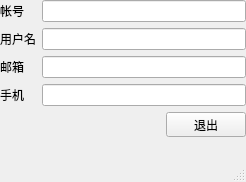
<?xml version="1.0" encoding="UTF-8"?>
<ui version="4.0">
 <class>user_display</class>
 <widget class="QMainWindow" name="user_display">
  <property name="geometry">
   <rect>
    <x>0</x>
    <y>0</y>
    <width>246</width>
    <height>182</height>
   </rect>
  </property>
  <property name="windowTitle">
   <string>MainWindow</string>
  </property>
  <widget class="QWidget" name="centralwidget">
   <widget class="QWidget" name="gridLayoutWidget">
    <property name="geometry">
     <rect>
      <x>0</x>
      <y>0</y>
      <width>246</width>
      <height>137</height>
     </rect>
    </property>
    <layout class="QGridLayout" name="gridLayout_2">
     <item row="4" column="1">
      <widget class="QLineEdit" name="phone_edit"/>
     </item>
     <item row="2" column="1">
      <widget class="QLineEdit" name="name_edit"/>
     </item>
     <item row="5" column="0">
      <spacer name="verticalSpacer">
       <property name="orientation">
        <enum>Qt::Vertical</enum>
       </property>
       <property name="sizeHint" stdset="0">
        <size>
         <width>20</width>
         <height>40</height>
        </size>
       </property>
      </spacer>
     </item>
     <item row="3" column="1">
      <widget class="QLineEdit" name="email_edit"/>
     </item>
     <item row="2" column="0">
      <widget class="QLabel" name="label_6">
       <property name="text">
        <string>用户名</string>
       </property>
      </widget>
     </item>
     <item row="3" column="0">
      <widget class="QLabel" name="label_7">
       <property name="text">
        <string>邮箱</string>
       </property>
      </widget>
     </item>
     <item row="4" column="0">
      <widget class="QLabel" name="label_8">
       <property name="text">
        <string>手机</string>
       </property>
      </widget>
     </item>
     <item row="1" column="1">
      <widget class="QLineEdit" name="id_edit"/>
     </item>
     <item row="6" column="0" colspan="2">
      <layout class="QHBoxLayout" name="horizontalLayout_5">
       <item>
        <spacer name="horizontalSpacer_2">
         <property name="orientation">
          <enum>Qt::Horizontal</enum>
         </property>
         <property name="sizeHint" stdset="0">
          <size>
           <width>40</width>
           <height>20</height>
          </size>
         </property>
        </spacer>
       </item>
       <item>
        <widget class="QPushButton" name="exit_but">
         <property name="text">
          <string>退出</string>
         </property>
        </widget>
       </item>
      </layout>
     </item>
     <item row="1" column="0">
      <widget class="QLabel" name="label">
       <property name="text">
        <string>帐号</string>
       </property>
      </widget>
     </item>
    </layout>
   </widget>
  </widget>
  <widget class="QMenuBar" name="menubar">
   <property name="geometry">
    <rect>
     <x>0</x>
     <y>0</y>
     <width>246</width>
     <height>23</height>
    </rect>
   </property>
  </widget>
  <widget class="QStatusBar" name="statusbar"/>
 </widget>
 <resources/>
 <connections/>
</ui>
